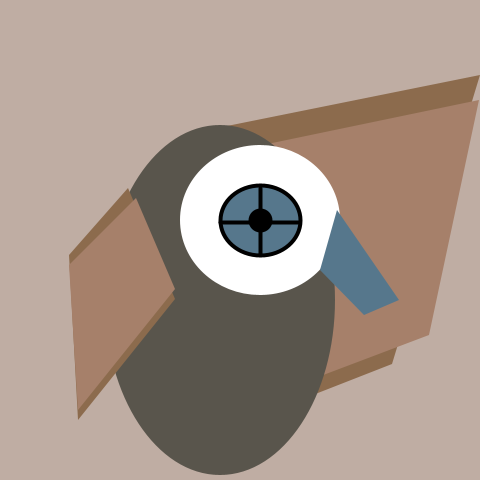
Frame 1 (no input)
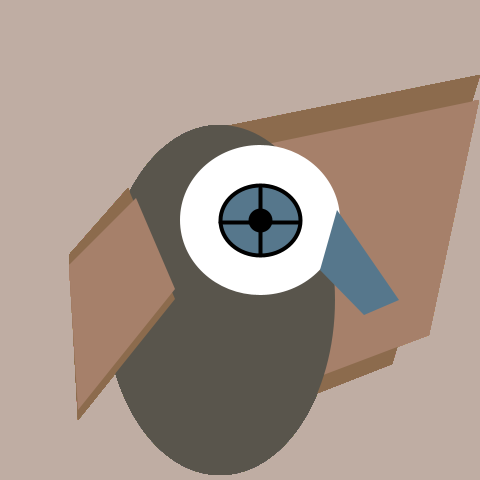
Frame 60 (the mouse pressed at the canvas centre just before this capture)
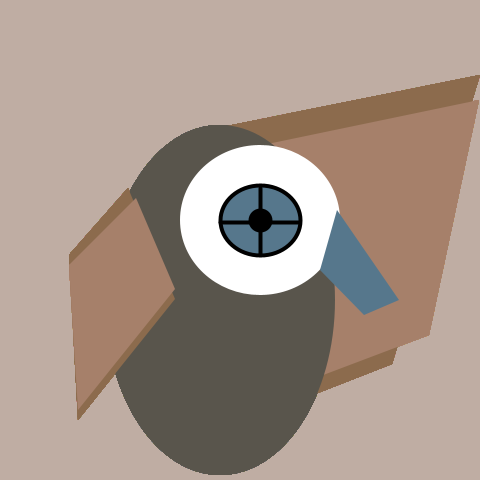
Frame 120 (the mouse held since frame 60 and released just before this capture)

The Processing sketch that drew these frames (run headless with seeded random() and noise(); from frame 60 on, the mouse is pressed at the canvas centre):

// Processing sketch: processing_87090
// ── processing_87090.pde

void setup() {
  size(480, 480);
  noStroke();
  ellipseMode(RADIUS);
  background(191,173,163);
  smooth();
}
void draw(){ 
   
  //Right Wing
  fill (140,107,77);
  quad(217, 128, 480, 75, 392, 364,300, 400);

//right 2nd wing
 fill (166,128,106);
 quad (253,147, 479, 100, 429, 335, 310, 380);
 
  // Body
  fill(89,85,76);
  ellipse(220, 300, 115, 175); // Body

 //Head
 fill (255);
 ellipse(260, 220, 80, 75); // Stomach
 
 //eye
 stroke(0);
 strokeWeight(4);
 fill(86,119,140);
 ellipse (260,220,40, 35);
 fill(0);
 ellipse (260,220, 10, 10);
 
 // cross aim eye
line (260, 188, 260, 254);
line (220, 222, 299, 222);
noStroke();

//Left 2nd Wing
fill(140,107, 77);
quad (128, 188, 175, 299, 78, 420, 69, 255);

 //Left Wing
fill(166,128,106);
quad(136, 198, 175, 289, 78, 410, 69, 265);

  // Bill
  fill(86,119,140);
  quad(320, 270, 337, 210, 399, 300, 364, 315);

  println("X = " + mouseX + " , " + "Y = " + mouseY);
}
